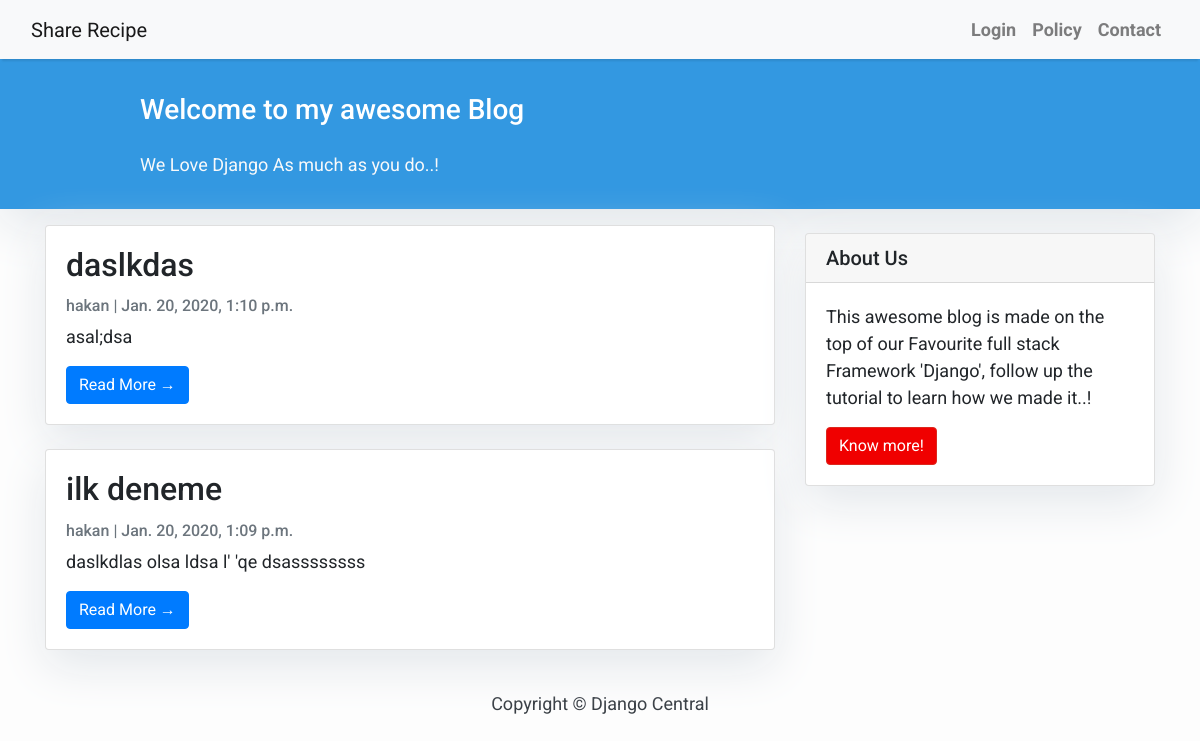
The app's page /, older data.
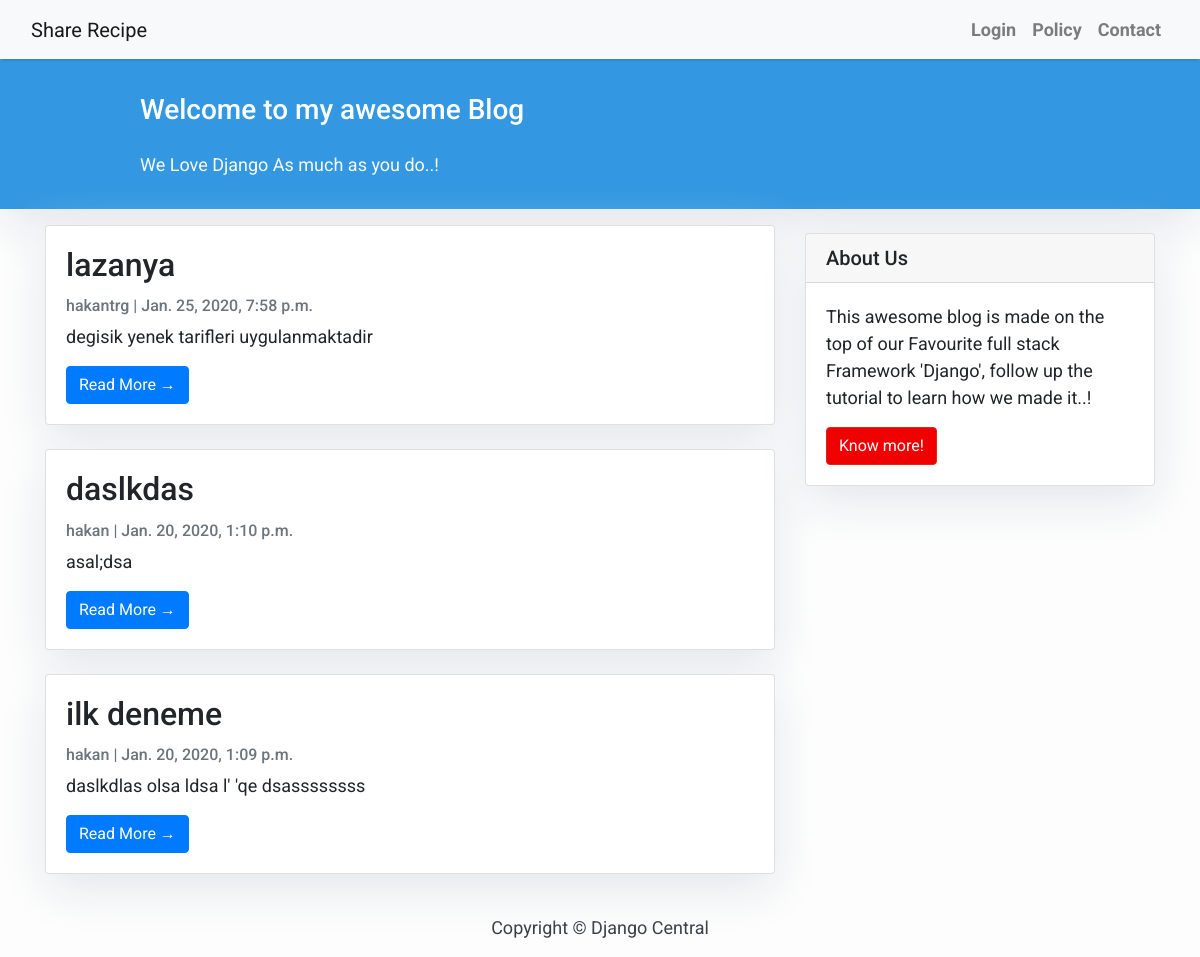
The same page, newer data.
### restaurant/models.py (models this page shows, shortened)
class Recipe(models.Model):
    title = models.CharField(max_length=200, unique=True)
    slug = models.SlugField(max_length=200, unique=True)
    author = models.ForeignKey(
        User, on_delete=models.CASCADE, related_name='recipe_posts')
    updated_on = models.DateTimeField(auto_now=True)
    content = models.TextField()
    created_on = models.DateTimeField(auto_now_add=True)
    status = models.IntegerField(choices=STATUS, default=0)
    cover = models.ImageField(upload_to='images/', default="")
    objects = models.Manager()
    class Meta:
        ordering = ['-created_on']

### restaurant/views.py (the view)
# urls.py: path('', views.RecipeList.as_view(), name='home'),
class RecipeList(generic.ListView):
    queryset = RecipeModel.objects.filter(status=1).order_by('-created_on')
    template_name = 'index.html'

### templates/index.html (shortened to what this page needs)
{% extends "base.html" %}
{% block content %}
<header class="masthead">
    <div class="container">
        <div class="row">
            <div class=" col-md-8 col-md-10 mx-auto">
                <div class="site-heading">
                    <h3 class=" site-heading my-4 mt-3 text-white"> Welcome to my awesome Blog </h3>
                    <p class="text-light">We Love Django As much as you do..! &nbsp
                    </p>
                </div>
            </div>
        </div>
    </div>
</header>
<div class="container">
    <div class="row">
        <div class="col-md-8 mt-3 left">
            {% for recipe in recipe_list %}
            <div class="card mb-4">
                <div class="card-body">
                    <h2 class="card-title">{{ recipe.title }}</h2>
                    <p class="card-text text-muted h6">{{ recipe.author }} | {{ recipe.created_on}} </p>
                    <p class="card-text">{{recipe.content|slice:":200" }}</p>
                    <a href="{% url 'recipe_detail' recipe.slug  %}" class="btn btn-primary">Read More &rarr;</a>
                </div>
            </div>
            {% endfor %}
        </div>
        {% block sidebar %} {% include 'sidebar.html' %} {% endblock sidebar %}
    </div>
</div>
{%endblock%}

Row changes from the older to the newer data that the page shows:
added Recipe: title "lazanya", author "hakantrg", created_on "Jan. 25, 2020, 7:58 p.m.", content "degisik yenek tarifleri uygulanmaktadir"
